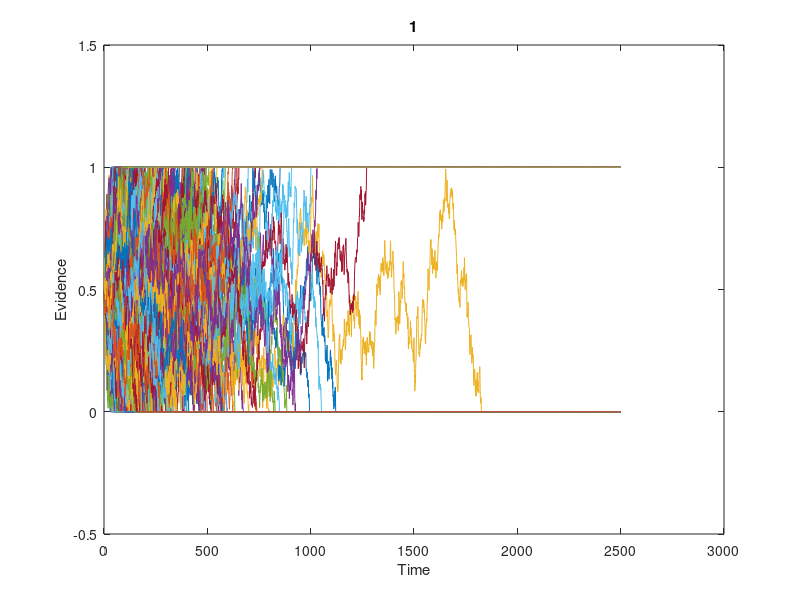
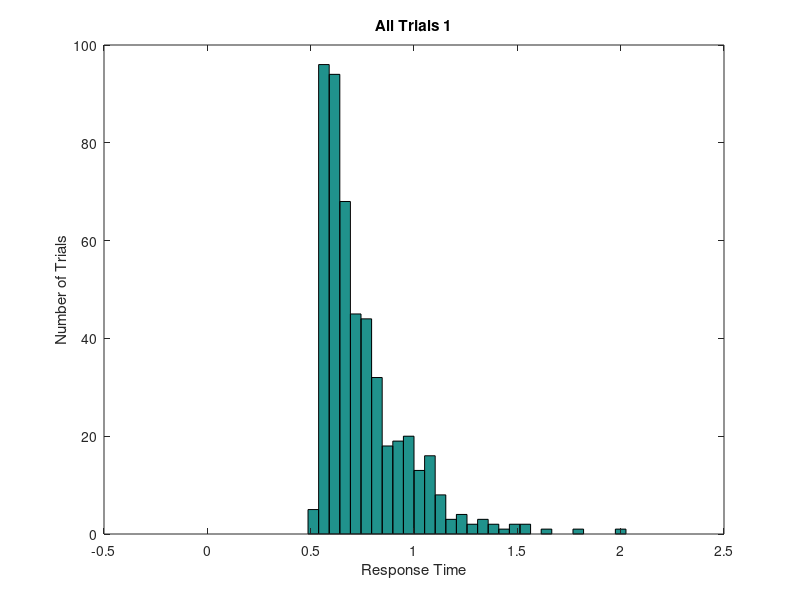

MATLAB code for these plots, in order: (Note: this script raises an error after producing the figures.)
clear; close all; clc;

%fix step size
dt = 0.001;
%parameter 
ntrials = 500; %NUMBER OF RUNS
mu = 0.5;
ndt = 0.5; %NON-DECISION TIME
sd = 1;   %THIS IS VARIABILITY WITHIN THE WALK.  KEEP FIXED AT 1. 
nsteps = 2500; %MAX LENGTH OF WALK.  INCREASE TILL WARNING GOES AWAY
criterion = 1; %CORRECT BOUNDARY LOCATION, INCORRECT IS ZERO 
beta = 0.5; % NORMALIZED BIAS
bias = beta*criterion; %ACTUAL BIAS

%set random number seed 
rng(19680104);
%OUTPUT VARIABLES
sample = zeros(1,nsteps+1);   %This is a single random draw from normal distribution
path = zeros(ntrials,nsteps+1); %This is all the random walks
rt = zeros(ntrials,1);  %These are the rts across trials 
correct = zeros(ntrials,1); %This is accuracy data. ZERO IS WRONG, ONE IS RIGHT
%LOOP OVER ntrials.  
for j = 1:ntrials
    goodpath = 0;
    while goodpath == 0
        drawn_mu = unifrnd(0.01, 0.5, [1,1]);
        draw = normrnd(drawn_mu*dt,sd*sqrt(dt),[1,nsteps]);  %DRAW A WALK
        sample(1) = bias; %START AT BIAS
        sample(2:nsteps+1) = draw; 
        walk = cumsum(sample); %SUM THE WALK.   
        crossbnd = find((walk > criterion) |(walk < 0)); %TEST BOTH BOUNDARIES  
        if ~isempty(crossbnd) %TEST IF IT CROSSED ONE OF THE BOUNDARIES AT LEAST
            goodpath = 1; %WALK IS GOOD, SET TO 1 TO EXIT WHILE LOOP
            path(j,:) = walk; %SAVE THE WALK
        else
            display('Bad Walk') %NOTIFY BAD WALK AND DRAW AGAIN LOWER
        end;
    end;
    rt(j) = crossbnd(1);  %RT IS FIRST CROSSING
    if path(j,rt(j)) > criterion  %TEST IF CORRECT
        path(j,rt(j):end) = criterion; %SET THE REST OF WALK TO BOUNDARY
        correct(j) = 1; %INDICATE CORRECT TRIAL
    else %TRIALIS INCORRECT
        path(j,rt(j):end) = 0; %SET THE REST OF WALK TO ZERO. 
    end; 
    %Add Non-decision time
    rt(j) = rt(j) + ndt/dt;	
end

%compute accuracy
accuracy = mean(correct);  %COMPUTER FRACTION CORRECT
%convert rt to milliseconds
rt = rt*dt;
%plot all the random walks. 
figure
plot(path');
xlabel('Time')
ylabel('Evidence')
title('1')
set(gca,'YLim',[-0.5 criterion+0.5])
%Make a histogram of all random walks. 
figure  
bins = linspace(0,2,40);  
hist(rt,bins);
xlabel('Response Time')
ylabel('Number of Trials')
title('All Trials 1')
%Make a histogram separating correct from incorrect 
errorrt = rt(find(correct == 0));  % THIS IS JUST THE INCORRECT TRIALS
correctrt = rt(find(correct == 1)); %THIS IS JUST THE CORRECT TRIALS
figure
[n1,x] = hist(errorrt, bins); 
[n2,x] = hist(correctrt, bins);
h = bar(x,[n1; n2]);
legend('Error', 'Correct');

xlabel('Response Time')
ylabel('Number of Trials')
avg_time = mean(errorrt)
title(append('Correct vs Error Trials 1', num2str(avg_time)))


%OUTPUT VARIABLES
sample = zeros(1,nsteps+1);   %This is a single random draw from normal distribution
path = zeros(ntrials,nsteps+1); %This is all the random walks
rt = zeros(ntrials,1);  %These are the rts across trials 
correct = zeros(ntrials,1); %This is accuracy data. ZERO IS WRONG, ONE IS RIGHT
%LOOP OVER ntrials.  
for j = 1:ntrials
    goodpath = 0;
    while goodpath == 0
        draw = normrnd(mu*dt,sd*sqrt(dt),[1,nsteps]);  %DRAW A WALK
        beta = unifrnd(0.01, .99, [1,1]); % NORMALIZED BIAS
        bias = beta * criterion; % ACTUAL BIAS
        sample(1) = bias;
        sample(2:nsteps+1) = draw; 
        walk = cumsum(sample); %SUM THE WALK.   
        crossbnd = find((walk > criterion) |(walk < 0)); %TEST BOTH BOUNDARIES  
        if ~isempty(crossbnd) %TEST IF IT CROSSED ONE OF THE BOUNDARIES AT LEAST
            goodpath = 1; %WALK IS GOOD, SET TO 1 TO EXIT WHILE LOOP
            path(j,:) = walk; %SAVE THE WALK
        else
            display('Bad Walk') %NOTIFY BAD WALK AND DRAW AGAIN LOWER
        end;
    end;
    rt(j) = crossbnd(1);  %RT IS FIRST CROSSING
    if path(j,rt(j)) > criterion  %TEST IF CORRECT
        path(j,rt(j):end) = criterion; %SET THE REST OF WALK TO BOUNDARY
        correct(j) = 1; %INDICATE CORRECT TRIAL
    else %TRIALIS INCORRECT
        path(j,rt(j):end) = 0; %SET THE REST OF WALK TO ZERO. 
    end; 
    %Add Non-decision time
    rt(j) = rt(j) + ndt/dt;	
end

%compute accuracy
accuracy = mean(correct);  %COMPUTER FRACTION CORRECT
%convert rt to milliseconds
rt = rt*dt;
%plot all the random walks. 
figure
plot(path');
xlabel('Time')
ylabel('Evidence')
title('2')
set(gca,'YLim',[-0.5 criterion+0.5])
%Make a histogram of all random walks. 
figure  
bins = linspace(0,2,40);  
hist(rt,bins);
xlabel('Response Time')
ylabel('Number of Trials')
title('All Trials 2')
%Make a histogram separating correct from incorrect 
errorrt = rt(find(correct == 0));  % THIS IS JUST THE INCORRECT TRIALS
correctrt = rt(find(correct == 1)); %THIS IS JUST THE CORRECT TRIALS
figure
[n1,x] = hist(errorrt, bins); 
[n2,x] = hist(correctrt, bins);
h = bar(x,[n1; n2]);
legend('Error', 'Correct');

xlabel('Response Time')
ylabel('Number of Trials')
avg_time = mean(errorrt)
title(append('Correct vs Error Trials 2', num2str(avg_time)))
